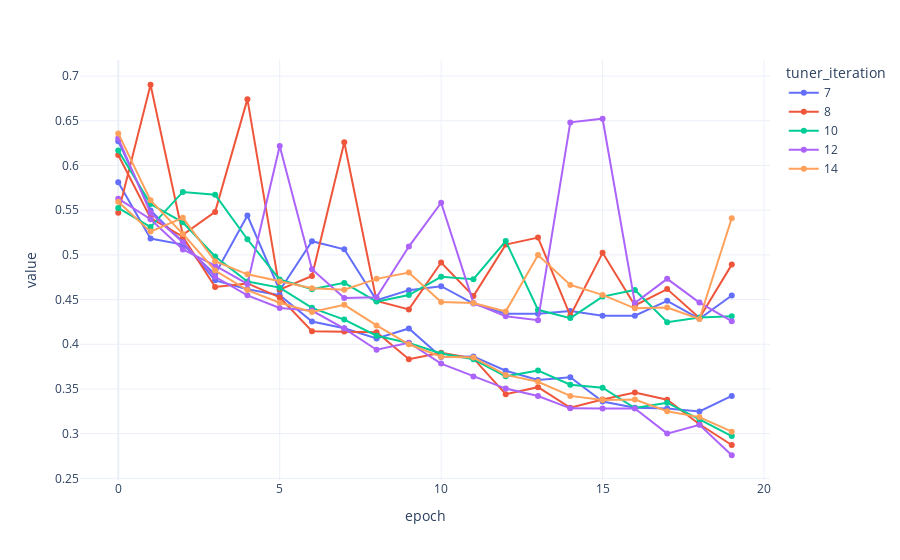

The notebook cell this image was saved under:
### Code cell
import plotly.express as px
import plotly.graph_objects as go
px.line(best_dataframe, x="epoch", y=["loss", "val_loss"], color="tuner_iteration", template="plotly_white",markers=True)

### Figure 1 — Plotly figure (JSON) as saved in the notebook; plotly's stock layout.template omitted (floating-point values rounded to 4 significant figures)
{"data": [{"hovertemplate": "tuner_iteration=7<br>variable=loss<br>epoch=%{x}<br>value=%{y}<extra></extra>", "legendgroup": "7", "line": {"color": "#636efa", "dash": "solid"}, "marker": {"symbol": "circle"}, "mode": "lines+markers", "name": "7", "orientation": "v", "showlegend": true, "x": [0, 1, 2, 3, 4, 5, 6, 7, 8, 9, 10, 11, 12, 13, 14, 15, 16, 17, 18, 19], "xaxis": "x", "y": [0.6272, 0.5497, 0.5146, 0.4715, 0.4615, 0.4549, 0.4254, 0.4178, 0.4065, 0.4177, 0.3856, 0.3864, 0.3703, 0.3599, 0.3632, 0.336, 0.329, 0.3283, 0.3248, 0.3421], "yaxis": "y", "type": "scatter"}, {"hovertemplate": "tuner_iteration=7<br>variable=val_loss<br>epoch=%{x}<br>value=%{y}<extra></extra>", "legendgroup": "7", "line": {"color": "#636efa", "dash": "solid"}, "marker": {"symbol": "circle"}, "mode": "lines+markers", "name": "7", "orientation": "v", "showlegend": false, "x": [0, 1, 2, 3, 4, 5, 6, 7, 8, 9, 10, 11, 12, 13, 14, 15, 16, 17, 18, 19], "xaxis": "x", "y": [0.5811, 0.5183, 0.5115, 0.4783, 0.5441, 0.4602, 0.5152, 0.5062, 0.4492, 0.4605, 0.4649, 0.4455, 0.4342, 0.4341, 0.4373, 0.4319, 0.4319, 0.4485, 0.4284, 0.4545], "yaxis": "y", "type": "scatter"}, {"hovertemplate": "tuner_iteration=8<br>variable=loss<br>epoch=%{x}<br>value=%{y}<extra></extra>", "legendgroup": "8", "line": {"color": "#EF553B", "dash": "solid"}, "marker": {"symbol": "circle"}, "mode": "lines+markers", "name": "8", "orientation": "v", "showlegend": true, "x": [0, 1, 2, 3, 4, 5, 6, 7, 8, 9, 10, 11, 12, 13, 14, 15, 16, 17, 18, 19], "xaxis": "x", "y": [0.6117, 0.5412, 0.5203, 0.464, 0.468, 0.4524, 0.4145, 0.4143, 0.4134, 0.3833, 0.3905, 0.3842, 0.3441, 0.352, 0.3289, 0.3381, 0.3459, 0.3379, 0.3104, 0.2873], "yaxis": "y", "type": "scatter"}, {"hovertemplate": "tuner_iteration=8<br>variable=val_loss<br>epoch=%{x}<br>value=%{y}<extra></extra>", "legendgroup": "8", "line": {"color": "#EF553B", "dash": "solid"}, "marker": {"symbol": "circle"}, "mode": "lines+markers", "name": "8", "orientation": "v", "showlegend": false, "x": [0, 1, 2, 3, 4, 5, 6, 7, 8, 9, 10, 11, 12, 13, 14, 15, 16, 17, 18, 19], "xaxis": "x", "y": [0.5471, 0.6903, 0.5226, 0.5481, 0.6742, 0.4612, 0.4765, 0.6261, 0.4484, 0.439, 0.4915, 0.4539, 0.5115, 0.5193, 0.4319, 0.5023, 0.4434, 0.4617, 0.4295, 0.4891], "yaxis": "y", "type": "scatter"}, {"hovertemplate": "tuner_iteration=10<br>variable=loss<br>epoch=%{x}<br>value=%{y}<extra></extra>", "legendgroup": "10", "line": {"color": "#00cc96", "dash": "solid"}, "marker": {"symbol": "circle"}, "mode": "lines+markers", "name": "10", "orientation": "v", "showlegend": true, "x": [0, 1, 2, 3, 4, 5, 6, 7, 8, 9, 10, 11, 12, 13, 14, 15, 16, 17, 18, 19], "xaxis": "x", "y": [0.6167, 0.5568, 0.5364, 0.4981, 0.4701, 0.4633, 0.4407, 0.4276, 0.4095, 0.4013, 0.3897, 0.3832, 0.3641, 0.3706, 0.3547, 0.3514, 0.3286, 0.3346, 0.3159, 0.2972], "yaxis": "y", "type": "scatter"}, {"hovertemplate": "tuner_iteration=10<br>variable=val_loss<br>epoch=%{x}<br>value=%{y}<extra></extra>", "legendgroup": "10", "line": {"color": "#00cc96", "dash": "solid"}, "marker": {"symbol": "circle"}, "mode": "lines+markers", "name": "10", "orientation": "v", "showlegend": false, "x": [0, 1, 2, 3, 4, 5, 6, 7, 8, 9, 10, 11, 12, 13, 14, 15, 16, 17, 18, 19], "xaxis": "x", "y": [0.5525, 0.5311, 0.5704, 0.5674, 0.5175, 0.4724, 0.4615, 0.4687, 0.4477, 0.455, 0.4754, 0.4728, 0.5155, 0.4385, 0.4293, 0.4533, 0.4608, 0.4247, 0.4298, 0.4312], "yaxis": "y", "type": "scatter"}, {"hovertemplate": "tuner_iteration=12<br>variable=loss<br>epoch=%{x}<br>value=%{y}<extra></extra>", "legendgroup": "12", "line": {"color": "#ab63fa", "dash": "solid"}, "marker": {"symbol": "circle"}, "mode": "lines+markers", "name": "12", "orientation": "v", "showlegend": true, "x": [0, 1, 2, 3, 4, 5, 6, 7, 8, 9, 10, 11, 12, 13, 14, 15, 16, 17, 18, 19], "xaxis": "x", "y": [0.6304, 0.547, 0.514, 0.4754, 0.4547, 0.4406, 0.4377, 0.4175, 0.3938, 0.4017, 0.3783, 0.3639, 0.3504, 0.3421, 0.3283, 0.328, 0.3281, 0.3, 0.3098, 0.2758], "yaxis": "y", "type": "scatter"}, {"hovertemplate": "tuner_iteration=12<br>variable=val_loss<br>epoch=%{x}<br>value=%{y}<extra></extra>", "legendgroup": "12", "line": {"color": "#ab63fa", "dash": "solid"}, "marker": {"symbol": "circle"}, "mode": "lines+markers", "name": "12", "orientation": "v", "showlegend": false, "x": [0, 1, 2, 3, 4, 5, 6, 7, 8, 9, 10, 11, 12, 13, 14, 15, 16, 17, 18, 19], "xaxis": "x", "y": [0.5629, 0.5399, 0.506, 0.488, 0.4675, 0.6219, 0.484, 0.4517, 0.4525, 0.5093, 0.5583, 0.4463, 0.4313, 0.4269, 0.6482, 0.6523, 0.4461, 0.4732, 0.4466, 0.4258], "yaxis": "y", "type": "scatter"}, {"hovertemplate": "tuner_iteration=14<br>variable=loss<br>epoch=%{x}<br>value=%{y}<extra></extra>", "legendgroup": "14", "line": {"color": "#FFA15A", "dash": "solid"}, "marker": {"symbol": "circle"}, "mode": "lines+markers", "name": "14", "orientation": "v", "showlegend": true, "x": [0, 1, 2, 3, 4, 5, 6, 7, 8, 9, 10, 11, 12, 13, 14, 15, 16, 17, 18, 19], "xaxis": "x", "y": [0.6359, 0.561, 0.5234, 0.4825, 0.4606, 0.4464, 0.436, 0.4441, 0.4211, 0.4, 0.386, 0.3852, 0.3657, 0.358, 0.3422, 0.3376, 0.3381, 0.325, 0.3185, 0.3022], "yaxis": "y", "type": "scatter"}, {"hovertemplate": "tuner_iteration=14<br>variable=val_loss<br>epoch=%{x}<br>value=%{y}<extra></extra>", "legendgroup": "14", "line": {"color": "#FFA15A", "dash": "solid"}, "marker": {"symbol": "circle"}, "mode": "lines+markers", "name": "14", "orientation": "v", "showlegend": false, "x": [0, 1, 2, 3, 4, 5, 6, 7, 8, 9, 10, 11, 12, 13, 14, 15, 16, 17, 18, 19], "xaxis": "x", "y": [0.5594, 0.526, 0.5414, 0.4929, 0.4782, 0.4702, 0.4628, 0.4611, 0.4732, 0.4802, 0.4472, 0.446, 0.4367, 0.4997, 0.4664, 0.4552, 0.4402, 0.441, 0.4283, 0.541], "yaxis": "y", "type": "scatter"}], "layout": {"xaxis": {"anchor": "y", "domain": [0.0, 1.0], "title": {"text": "epoch"}}, "yaxis": {"anchor": "x", "domain": [0.0, 1.0], "title": {"text": "value"}}, "legend": {"title": {"text": "tuner_iteration"}, "tracegroupgap": 0}, "margin": {"t": 60}}}
